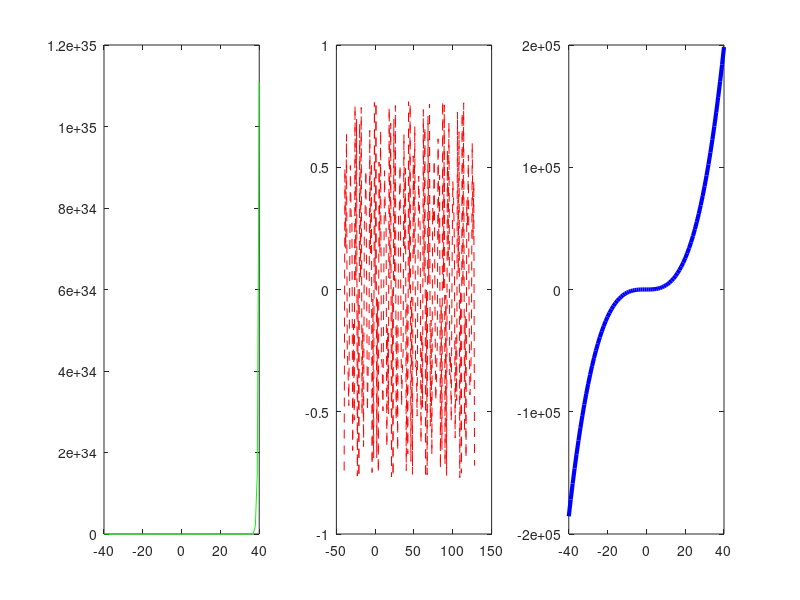

Write MATLAB code to recreate this figure.
function all_plots
    
    subplot(1, 3, 1);
    x = -40:1:40;
    F_y = 2 * exp(2 * x);
    plot(x, F_y, 'g');

    subplot(1, 3, 2);
    x = -40:1:128;
    G_y = 2 * sin(x).^2.*cos(x);
    plot(x, G_y, 'r--');

    subplot(1, 3, 3);
    x = -40:1:40;
    H_y = 3*x.^3+4*x.^2-2*x+5;
    plot(x, H_y, 'b', 'Linewidth', 3);
end
